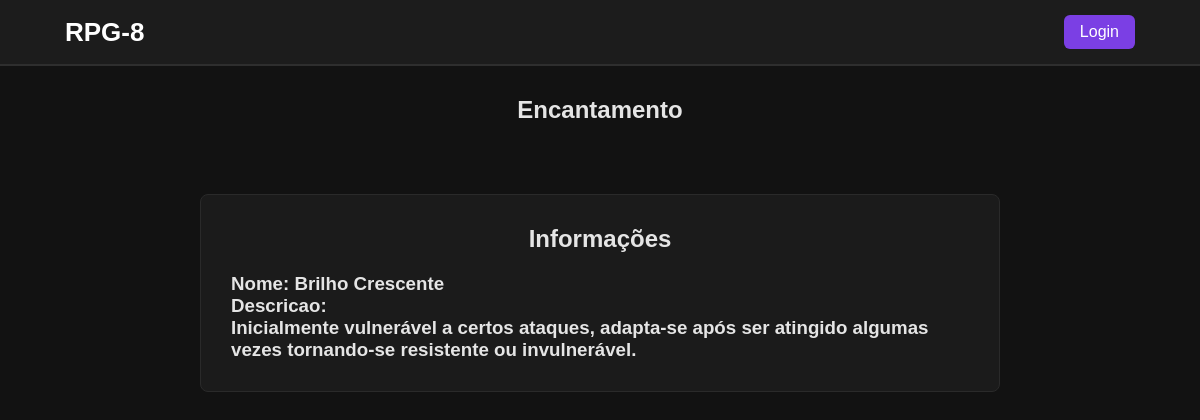
The page /encantamentoview.php?id=33 on the database its author committed.
### tables this page shows
CREATE TABLE encantamentos (
	id INT auto_increment PRIMARY KEY,
    encantamento varchar(25) not null,
    descricao text
    );

### encantamentoview.php (the view, shortened to what this page needs)
<?php
include("conexao.php");
include("header.php");
$id = isset($_GET['id']) ? intval($_GET['id']) : 1;
$stmt = $conn->prepare("SELECT
    encantamentos.encantamento,
    encantamentos.descricao
FROM encantamentos
WHERE encantamentos.id = ?
");
$stmt->bind_param("i", $id);
$stmt->execute();
$result = $stmt->get_result();
$encantamentos = $result->fetch_assoc();
?>
<div class="content">
    <h2>Encantamento</h2>
</div>
<div class="content">
    <div class="fichas">
        <h2>Informações</h2>
        <h3>Nome: <?php echo htmlspecialchars($encantamentos["encantamento"]); ?></h3>
        <h3>Descricao:</h3>
        <h3><?php echo htmlspecialchars($encantamentos["descricao"]); ?></h3>
    </div>
</div>

### Style.css (style rules this page uses)
* { margin:0; padding:0; box-sizing:border-box; }
body { font-family:Arial, Helvetica, sans-serif; background:#121212; color:#e5e5e5; }
.content { display:flex; justify-content:center; padding:30px; padding-bottom: 0px; }
.content h2 { text-align: center; margin-bottom:20px; }
.fichas { background:#1b1b1b; border:1px solid #2a2a2a; max-width: 800px; margin: 20px auto; border-radius: 8px; padding: 30px; }
.fichas h2 { text-align:center; margin-bottom:20px; }

### rows shown on the page
encantamentos: encantamento "Brilho Crescente", descricao "Inicialmente vulnerável a certos ataques, adapta-se após ser atingido algumas vezes tornando-se resistente ou invulnerável."
